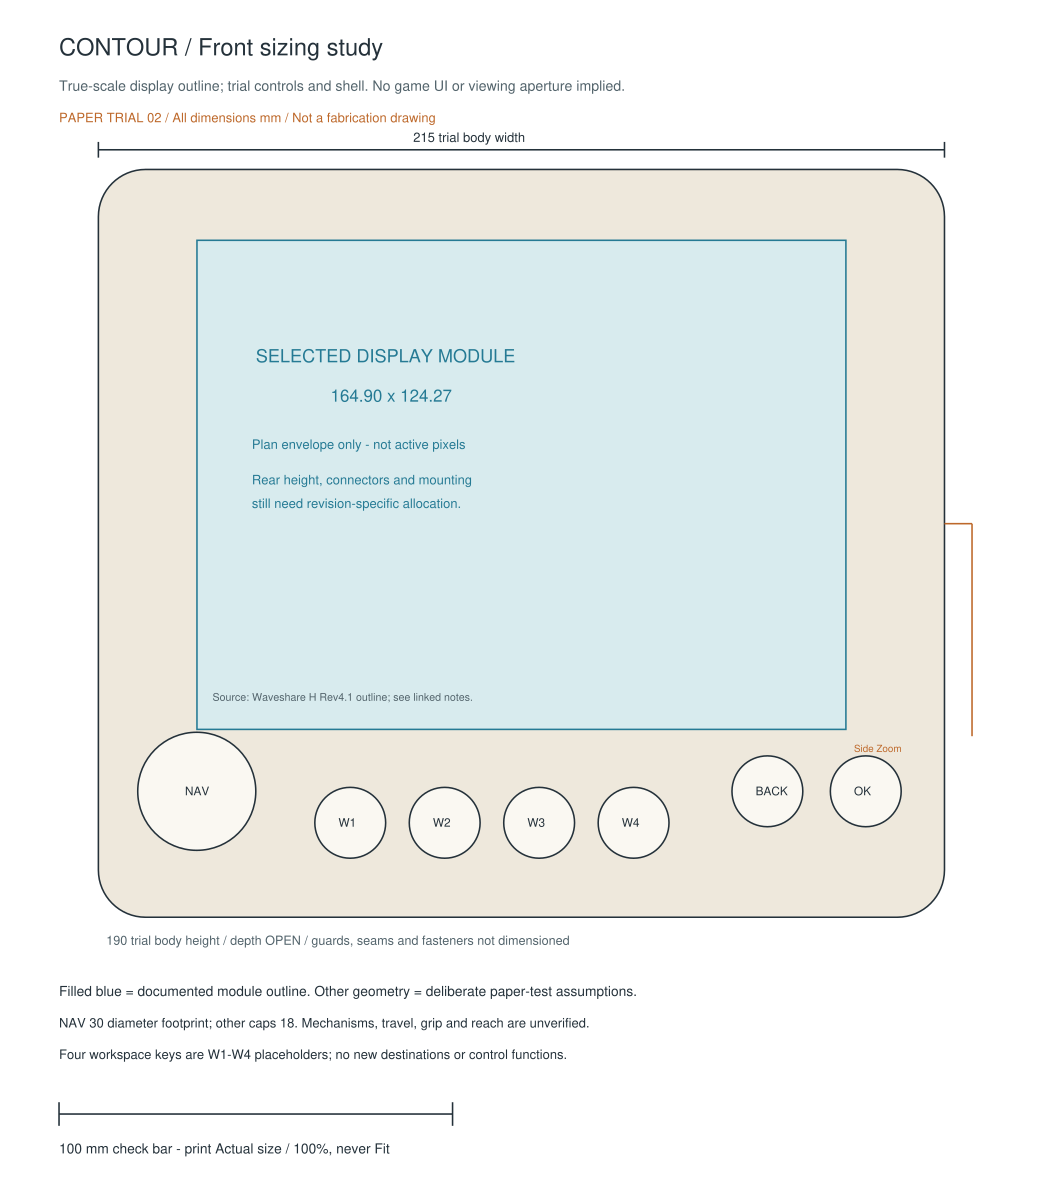

This chart was generated by the following Python code:
"""Rebuild the provisional 1:1 Contour paper study; no 3D fit is asserted."""
from pathlib import Path
from reportlab.graphics.shapes import Drawing, Rect, Line, Circle, String
from reportlab.graphics import renderPDF, renderSVG
from reportlab.pdfgen import canvas
from reportlab.lib.colors import HexColor
from reportlab.lib.units import mm

OUTPUT = Path(__file__).resolve().parent
PAGE_W, PAGE_H = 265, 300
BODY_X, BODY_Y = 25, 43
BODY_W, BODY_H = 215, 190
DISPLAY = (25.05, 18, 164.9, 124.27)
INK, MUTED = '#24313a', '#52636b'
CREAM, BLUE, ORANGE = '#eee8dc', '#257a94', '#bd682a'


def text(drawing, x, y, value, size=3.5, color=INK):
    drawing.add(String(x*mm, (PAGE_H-y)*mm, value,
                       fontName='Helvetica', fontSize=size*mm,
                       fillColor=HexColor(color)))


def rect(drawing, x, y, width, height, fill=None, stroke=INK, dashed=False, radius=0):
    drawing.add(Rect(x*mm, (PAGE_H-y-height)*mm, width*mm, height*mm,
                        rx=radius*mm, ry=radius*mm,
                        fillColor=HexColor(fill) if fill else None,
                        strokeColor=HexColor(stroke), strokeWidth=.4*mm,
                        strokeDashArray=[2*mm, 1.5*mm] if dashed else None))


def line(drawing, x1, y1, x2, y2, color=INK):
    drawing.add(Line(x1*mm, (PAGE_H-y1)*mm, x2*mm, (PAGE_H-y2)*mm,
                     strokeColor=HexColor(color), strokeWidth=.4*mm))


def circle(drawing, x, y, radius, label):
    drawing.add(Circle(x*mm, (PAGE_H-y)*mm, radius*mm,
                       fillColor=HexColor('#faf8f2'), strokeColor=HexColor(INK),
                       strokeWidth=.4*mm))
    text(drawing, x-3, y+1, label, 3)


def common(title, subtitle):
    drawing = Drawing(PAGE_W*mm, PAGE_H*mm)
    rect(drawing, 0, 0, PAGE_W, PAGE_H, '#ffffff', '#ffffff')
    text(drawing, 15, 14, title, 6)
    text(drawing, 15, 23, subtitle, 3.6, MUTED)
    text(drawing, 15, 31, 'PAPER TRIAL 02 / All dimensions mm / Not a fabrication drawing', 3.3, ORANGE)
    rect(drawing, BODY_X, BODY_Y, BODY_W, BODY_H, CREAM, radius=12)
    line(drawing, 25, 38, 240, 38)
    line(drawing, 25, 36, 25, 40)
    line(drawing, 240, 36, 240, 40)
    text(drawing, 105, 36, '215 trial body width', 3.3)
    text(drawing, 27, 240, '190 trial body height / depth OPEN / guards, seams and fasteners not dimensioned', 3.2, MUTED)
    line(drawing, 15, 283, 115, 283)
    for x in (15, 115):
        line(drawing, x, 280, x, 286)
    text(drawing, 15, 293, '100 mm check bar - print Actual size / 100%, never Fit', 3.5)
    return drawing


front = common('CONTOUR / Front sizing study', 'True-scale display outline; trial controls and shell. No game UI or viewing aperture implied.')
x, y, w, h = DISPLAY
rect(front, BODY_X+x, BODY_Y+y, w, h, '#d8ebee', BLUE)
text(front, 65, 92, 'SELECTED DISPLAY MODULE', 4.6, BLUE)
text(front, 84, 102, '164.90 x 124.27', 4.3, BLUE)
text(front, 64, 114, 'Plan envelope only - not active pixels', 3.3, BLUE)
text(front, 64, 123, 'Rear height, connectors and mounting', 3.3, BLUE)
text(front, 64, 129, 'still need revision-specific allocation.', 3.3, BLUE)
text(front, 54, 178, 'Source: Waveshare H Rev4.1 outline; see linked notes.', 2.7, MUTED)
circle(front, BODY_X+25, BODY_Y+158, 15, 'NAV')
for center, label in ((64,'W1'), (88,'W2'), (112,'W3'), (136,'W4')):
    circle(front, BODY_X+center, BODY_Y+166, 9, label)
circle(front, BODY_X+170, BODY_Y+158, 9, 'BACK')
circle(front, BODY_X+195, BODY_Y+158, 9, 'OK')
line(front, 240, 133, 247, 133, ORANGE)
line(front, 247, 133, 247, 187, ORANGE)
text(front, 217, 191, 'Side Zoom', 2.5, ORANGE)
text(front, 15, 253, 'Filled blue = documented module outline. Other geometry = deliberate paper-test assumptions.', 3.5)
text(front, 15, 261, 'NAV 30 diameter footprint; other caps 18. Mechanisms, travel, grip and reach are unverified.', 3.3)
text(front, 15, 269, 'Four workspace keys are W1-W4 placeholders; no new destinations or control functions.', 3.3)

rear = common('CONTOUR / Rear service reservations', 'Looking from the rear: X is mirrored. These are projections, not usable same-plane packing.')
rect(rear, 40, 58, 185, 160, None, ORANGE, True, 5)
text(rear, 44, 55, '15 perimeter study allowance - provisional', 3.2, ORANGE)
rect(rear, BODY_X+BODY_W-x-w, BODY_Y+y, w, h, None, BLUE, True)
text(rear, 66, 89, 'DISPLAY REAR PROJECTION', 4, BLUE)
text(rear, 68, 98, 'Do not count this as empty volume.', 3.3, BLUE)
text(rear, 67, 116, 'Electronics support / board allocation', 3.8)
text(rear, 69, 126, 'OPEN until actual component heights,', 3.2)
text(rear, 69, 133, 'mounts and connector exits are known.', 3.2)
rect(rear, 42, 191, 181, 26, None, MUTED, True)
text(rear, 57, 202, 'CONTROL BACKS + HARNESS ROUTING', 3.5)
text(rear, 60, 210, 'Mechanism depth / wire bends / access OPEN', 3)
line(rear, 25, 133, 18, 133, ORANGE)
text(rear, 63, 156, 'Side Zoom bracket OPEN', 3, ORANGE)
text(rear, 15, 251, '185 x 160 dashed region is an allocation boundary, NOT a free PCB area or proven clearance.', 3.4)
text(rear, 15, 259, 'Open passive lid > reach/disconnect harnesses > remove support > access front retainers.', 3.4)
text(rear, 15, 267, 'Board, energy, antenna, thermal, fastener and cable envelopes remain unallocated.', 3.4)

pages = [('contour-sizing-front', front), ('contour-sizing-rear', rear)]
pdf = canvas.Canvas(str(OUTPUT/'contour-sizing.pdf'), pagesize=(PAGE_W*mm, PAGE_H*mm))
pdf.setTitle('Contour trial sizing and service reservations')
for name, drawing in pages:
    renderSVG.drawToFile(drawing, str(OUTPUT/(name+'.svg')))
    renderPDF.draw(drawing, pdf, 0, 0)
    pdf.showPage()
pdf.save()
print('Wrote two editable SVGs and two-page 265 x 300 mm paper-study PDF.')
